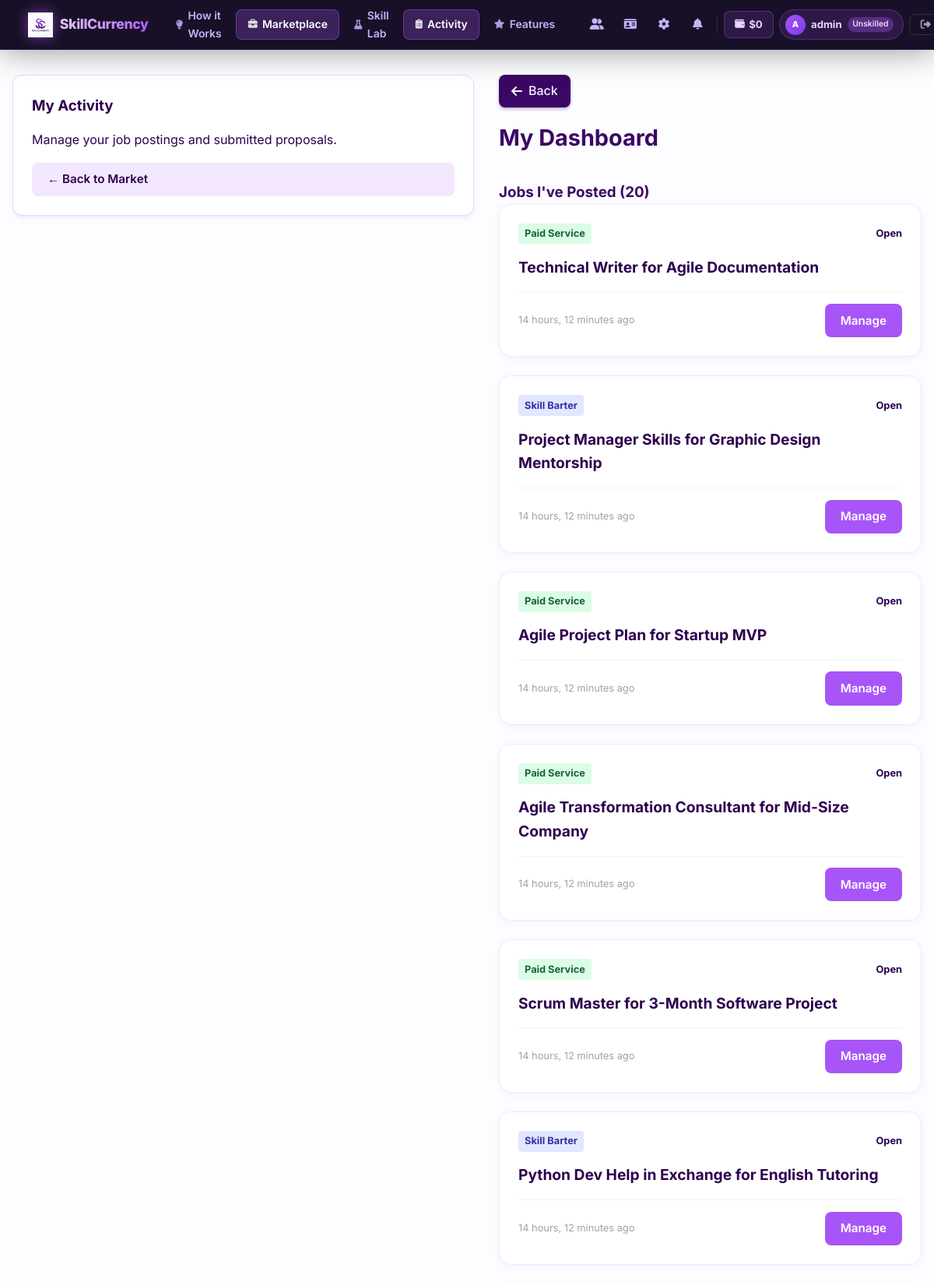
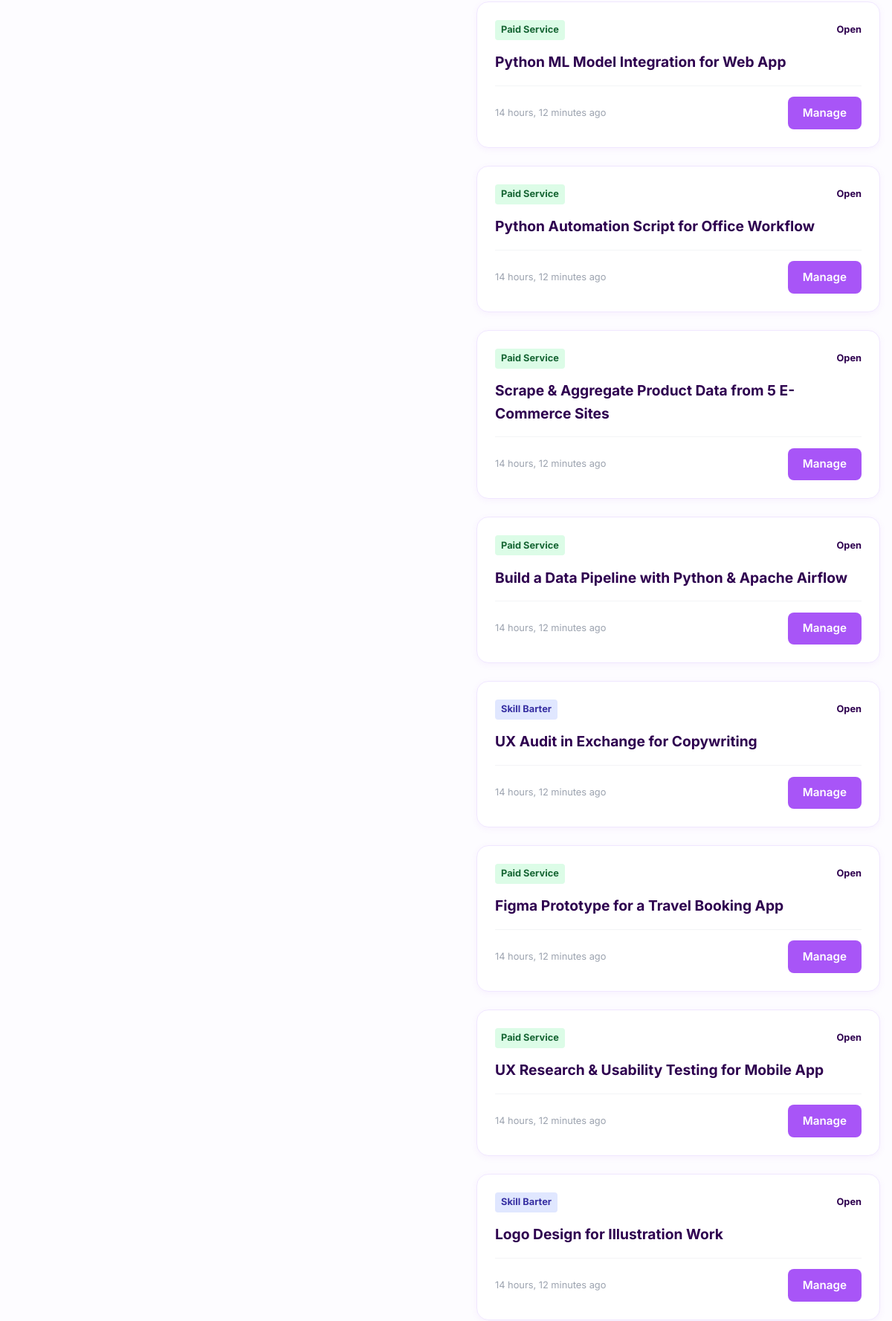
/marketplace/activity/ (signed in, upper part), run on the app's committed database (2 pictures, top to bottom).
### accounts/models.py (models this page shows, shortened)
class CustomUser(AbstractUser):
    ROLE_CHOICES = (
        ('Unskilled', 'Unskilled'),
        ('Skilled', 'Skilled'),
        ('Buyer', 'Buyer'),
    )
    VERIFICATION_CHOICES = (
        ('Unverified', 'Unverified'),
        ('Pending', 'Pending'),
        ('Approved', 'Approved'),
        ('Rejected', 'Rejected'),
    )
    role = models.CharField(max_length=20, choices=ROLE_CHOICES, default='Unskilled')
    nid_tin_number = models.CharField(max_length=50, blank=True, null=True)
    is_identity_verified = models.BooleanField(default=False)
    wallet_balance = models.DecimalField(max_digits=10, decimal_places=2, default=0.00)
    rating = models.DecimalField(max_digits=3, decimal_places=1, default=4.9) # Mock default for search
    id_document = models.FileField(upload_to='identity_docs/', blank=True, null=True)
    verification_status = models.CharField(max_length=20, choices=VERIFICATION_CHOICES, default='Unverified')
    avatar = models.ImageField(upload_to='avatars/', blank=True, null=True)
    bio = models.TextField(blank=True, null=True)
    user_uid = models.CharField(max_length=20, unique=True, blank=True, null=True)

class JobPost(models.Model):
    INTERACTION_CHOICES = [
        ('Paid Service', 'Paid Service'),
        ('Skill Barter', 'Skill Barter'),
    ]
    STATUS_CHOICES = [
        ('Open', 'Open'),
        ('In Progress', 'In Progress'),
        ('Completed', 'Completed'),
    ]
    author = models.ForeignKey(CustomUser, on_delete=models.CASCADE, related_name='posted_jobs')
    title = models.CharField(max_length=255)
    description = models.TextField()
    category = models.ForeignKey(SkillCategory, on_delete=models.SET_NULL, null=True)
    interaction_type = models.CharField(max_length=20, choices=INTERACTION_CHOICES)
    budget_or_terms = models.CharField(max_length=255) # e.g. "$500" or "I will design your logo if you build my website"
    status = models.CharField(max_length=20, choices=STATUS_CHOICES, default='Open')
    created_at = models.DateTimeField(auto_now_add=True)

### accounts/views.py (the view)
# urls.py: path('marketplace/activity/', views.my_activity, name='my_activity'),
@login_required
def my_activity(request):
    posted_jobs = request.user.posted_jobs.all().order_by('-created_at')
    submitted_proposals = request.user.submitted_proposals.all().order_by('-created_at')
    return render(request, 'accounts/my_activity.html', {
        'posted_jobs': posted_jobs,
        'submitted_proposals': submitted_proposals
    })

### accounts/context_processors.py (called while the page is built)
def notifications_processor(request):
    if request.user.is_authenticated:
        unread_notifications = request.user.notifications.filter(is_read=False).order_by('-created_at')
        all_notifications = request.user.notifications.all().order_by('-created_at')[:10]
        return {
            'unread_notifications_count': unread_notifications.count(),
            'notifications': all_notifications,
        }
    return {
        'unread_notifications_count': 0,
        'notifications': [],
    }

### accounts/templates/accounts/my_activity.html (shortened to what this page needs)
{% extends 'accounts/base.html' %}
{% load static %}
{% block content %}
<div class="marketplace-layout">
    <div class="marketplace-sidebar">
        <h3>My Activity</h3>
        <p class="text-sm">Manage your job postings and submitted proposals.</p>
        <div class="mt-4">
            <a href="{% url 'marketplace_feed' %}" class="btn btn-secondary btn-block">&larr; Back to Market</a>
        </div>
    </div>
    <div class="marketplace-main">
        {% include 'accounts/includes/back_button.html' %}
        <div class="marketplace-header">
            <h2 style="color: #3b0764;">My Dashboard</h2>
        </div>
        {% if user.role != 'Skilled' %}
            <div class="activity-section mb-5">
                <h3 style="color: #3b0764;">Jobs I've Posted ({{ posted_jobs.count }})</h3>
                <div class="job-grid">
                    {% for job in posted_jobs %}
                        <div class="job-card" style="width: 100%; grid-column: 1 / -1;">
                            <div class="job-card-header">
                                <span class="job-type {% if job.interaction_type == 'Paid Service' %}type-paid{% else %}type-barter{% endif %}">{{ job.interaction_type }}</span>
                                <span class="status-pill {% if job.status == 'Open' %}status-progress{% else %}status-pending{% endif %}">{{ job.status }}</span>
                            </div>
                            <h3 class="job-title" style="color: #3b0764;"><a href="{% url 'job_detail' job.id %}">{{ job.title }}</a></h3>
                            <div class="job-card-footer mt-3 mb-3">
                                <span class="job-date">{{ job.created_at|timesince }} ago</span>
                                <a href="{% url 'job_detail' job.id %}" class="btn btn-purple btn-sm">Manage</a>
                            </div>
                        </div>
                    {% empty %}
                        <p class="text-sm text-gray">You haven't posted any jobs yet.</p>
                    {% endfor %}
                </div>
            </div>
        {% endif %}
    </div>
</div>
{% endblock %}

### accounts/templates/accounts/base.html (shortened to what this page needs)
<!DOCTYPE html>
<html lang="en">
<head>
    {% load static %}
    <link rel="stylesheet" href="https://cdnjs.cloudflare.com/ajax/libs/font-awesome/6.4.0/css/all.min.css">
    <link rel="stylesheet" href="{% static 'css/style.css' %}">
</head>
<body>
    <header id="main-header">
    <a href="{% url 'landing_page' %}" class="nb-logo">
        <img src="{% static 'images/logo.png' %}" alt="SkillCurrency">
        <span class="nb-logo-text">SkillCurrency</span>
    </a>
    <nav class="nb-center">
        <a href="{% url 'landing_page' %}#how-it-works" class="nb-link"><i class="fas fa-lightbulb"></i> How it Works</a>
        <a href="{% url 'marketplace_feed' %}" class="nb-link"><i class="fas fa-briefcase"></i> Marketplace</a>
        {% if user.is_authenticated %}
        <a href="{% url 'skill_lab_dashboard' %}" class="nb-link"><i class="fas fa-flask"></i> Skill Lab</a>
        <a href="{% url 'my_activity' %}" class="nb-link"><i class="fas fa-clipboard-list"></i> Activity</a>
        {% endif %}
        <a href="{% url 'landing_page' %}#features" class="nb-link"><i class="fas fa-star"></i> Features</a>
    </nav>
    <div class="nb-right">
        {% if user.is_authenticated %}
            <a href="{% url 'user_search' %}" class="nb-icon" title="Find Users"><i class="fas fa-user-friends"></i></a>
            <a href="{% url 'identity_vault' %}" class="nb-icon {% if user.is_identity_verified %}nb-verified{% endif %}" title="Identity Vault">
                <i class="fas fa-id-card"></i>
            </a>
            <a href="{% url 'settings_page' %}" class="nb-icon" title="Settings"><i class="fas fa-cog"></i></a>
            <div class="nb-notif-wrap">
                <button class="nb-icon" id="notif-toggle" title="Notifications">
                    <i class="fas fa-bell"></i>
                </button>
            </div>
            <a href="{% url 'financial_hub' %}" class="nb-wallet" title="Financial Hub">
                <i class="fas fa-wallet"></i>
                <span>${{ user.wallet_balance|floatformat:0 }}</span>
            </a>
            <a href="{% url 'public_profile' user.username %}" class="nb-chip">
                {% if user.avatar %}<img src="{{ user.avatar.url }}" alt="{{ user.username }}" class="nb-chip-avatar">
                {% else %}<div class="nb-chip-ph">{{ user.username|make_list|first|upper }}</div>{% endif %}
                <span class="nb-chip-name">{{ user.username }}</span>
                <span class="nb-chip-role">{{ user.role }}</span>
            </a>
            <a href="{% url 'logout' %}" class="nb-signout" title="Sign Out"><i class="fas fa-sign-out-alt"></i></a>
        {% else %}
            <a href="{% url 'signin' %}" class="nb-signin"><i class="fas fa-sign-in-alt"></i> Sign In</a>
            <a href="{% url 'signup' %}" class="nb-getstarted"><i class="fas fa-rocket"></i> Get Started</a>
        {% endif %}
    </div>
    </header>
    <main>
        {% block content %}
        {% endblock %}
    </main>
</body>
</html>

### static/css/style.css (style rules this page uses)
:root { --bg-light: #fdfcff; --bg-light-purple: #f3e8ff; --bg-dark-purple: #2e004f; --primary-accent: #a855f7; --primary-accent-hover: #9333ea; --text-dark: #2e004f; --text-light: #ffffff; --border-color: #e9d5ff; --shadow-sm: 0 4px 6px -1px rgba(168, 85, 247, 0.1), 0 2px 4px -1px rgba(168, 85, 247, 0.06); --shadow-md: 0 10px 15px -3px rgba(168, 85, 247, 0.1), 0 4px 6px -2px rgba(168, 85, 247, 0.05); }
* { box-sizing: border-box; margin: 0; padding: 0; }
html { scroll-behavior: smooth; }
body { background-color: var(--bg-light); color: var(--text-dark); font-family: 'Inter', sans-serif; line-height: 1.6; overflow-x: hidden; }
header { background-color: var(--bg-light); padding: 1.5rem 5%; display: flex; justify-content: space-between; align-items: center; border-bottom: 1px solid var(--bg-light-purple); position: sticky; top: 0; z-index: 1000; }
.btn { background-color: var(--primary-accent); color: var(--text-light) !important; border: none; padding: 0.75rem 1.5rem; border-radius: 8px; cursor: pointer; font-size: 1rem; font-weight: 600; transition: all 0.3s ease; text-decoration: none; display: inline-block; }
.btn-secondary { background-color: var(--bg-light-purple); color: var(--text-dark) !important; }
.btn-purple { background-color: #a855f7; color: white; border: none; }
.marketplace-layout { display: flex; gap: 2rem; max-width: 1200px; margin: 2rem auto; padding: 0 1rem; }
.marketplace-sidebar { flex: 1; background: white; border: 1px solid var(--border-color); border-radius: 12px; padding: 1.5rem; box-shadow: var(--shadow-sm); height: fit-content; }
.marketplace-main { flex: 3; }
.marketplace-header { margin-bottom: 2rem; }
.marketplace-header h2 { margin-bottom: 0.5rem; font-size: 1.8rem; }
.job-grid { display: grid; grid-template-columns: repeat(auto-fill, minmax(300px, 1fr)); gap: 1.5rem; }
.job-card { background: white; border: 1px solid var(--border-color); border-radius: 12px; padding: 1.5rem; box-shadow: var(--shadow-sm); display: flex; flex-direction: column; }
.job-card-header { display: flex; justify-content: space-between; margin-bottom: 1rem; font-size: 0.8rem; font-weight: bold; }
.job-type { padding: 0.2rem 0.5rem; border-radius: 4px; }
.type-paid { background: #dcfce7; color: #166534; }
.type-barter { background: #e0e7ff; color: #3730a3; }
.job-title { font-size: 1.2rem; margin-bottom: 1rem; }
.job-title a { color: var(--text-dark); text-decoration: none; }
.job-card-footer { margin-top: auto; padding-top: 1rem; border-top: 1px solid #f3f4f6; display: flex; justify-content: space-between; align-items: center; }
.job-date { font-size: 0.8rem; color: #9ca3af; }
.btn { display: inline-flex; align-items: center; justify-content: center; gap: 0.5rem; padding: 0.6rem 1.25rem; font-weight: 600; border-radius: 8px; transition: all 0.2s ease; cursor: pointer; text-decoration: none; border: none; font-family: inherit; font-size: 0.95rem; }
.btn-purple { background: var(--primary-accent); color: white; }
.btn-block { display: block; width: 100%; }
.marketplace-layout { display: flex; gap: 2rem; align-items: flex-start; margin-top: 2rem; }
.marketplace-sidebar { width: 260px; flex-shrink: 0; display: flex; flex-direction: column; gap: 1rem; position: sticky; top: 80px; }
.marketplace-main { flex: 1; min-width: 0; }
.job-grid { display: grid; grid-template-columns: repeat(auto-fill, minmax(300px, 1fr)); gap: 1.5rem; margin-bottom: 2rem; }
.job-card { background: white; border: 1px solid #f0e7ff; border-radius: 16px; padding: 1.5rem; box-shadow: 0 2px 8px rgba(168,85,247,0.07); display: flex; flex-direction: column; transition: transform 0.2s, box-shadow 0.2s; position: relative; overflow: hidden; }
.job-card::before { content: ''; position: absolute; top: 0; left: 0; right: 0; height: 3px; background: linear-gradient(90deg, #a855f7, #7c3aed); opacity: 0; transition: opacity 0.2s; }
.job-card-header { display: flex; align-items: center; flex-wrap: wrap; gap: 0.4rem; margin-bottom: 0.9rem; }
.job-card-footer { margin-top: auto; padding-top: 0.9rem; border-top: 1px solid #f3f4f6; display: flex; justify-content: space-between; align-items: center; }

### data on the page
CustomUser: wallet_balance "0", username|make_list "A", username "admin", role "Unskilled"
JobPost: interaction_type "Paid Service", status "Open", title "Technical Writer for Agile Documentation", created_at "14 hours, 12 minutes"
JobPost: interaction_type "Skill Barter", status "Open", title "Project Manager Skills for Graphic Design Mentorship", created_at "14 hours, 12 minutes"
JobPost: interaction_type "Paid Service", status "Open", title "Agile Project Plan for Startup MVP", created_at "14 hours, 12 minutes"
JobPost: interaction_type "Paid Service", status "Open", title "Agile Transformation Consultant for Mid-Size Company", created_at "14 hours, 12 minutes"
JobPost: interaction_type "Paid Service", status "Open", title "Scrum Master for 3-Month Software Project", created_at "14 hours, 12 minutes"
JobPost: interaction_type "Skill Barter", status "Open", title "Python Dev Help in Exchange for English Tutoring", created_at "14 hours, 12 minutes"
JobPost: interaction_type "Paid Service", status "Open", title "Python ML Model Integration for Web App", created_at "14 hours, 12 minutes"
JobPost: interaction_type "Paid Service", status "Open", title "Python Automation Script for Office Workflow", created_at "14 hours, 12 minutes"
JobPost: interaction_type "Paid Service", status "Open", title "Scrape & Aggregate Product Data from 5 E-Commerce Sites", created_at "14 hours, 12 minutes"
JobPost: interaction_type "Paid Service", status "Open", title "Build a Data Pipeline with Python & Apache Airflow", created_at "14 hours, 12 minutes"
JobPost: interaction_type "Skill Barter", status "Open", title "UX Audit in Exchange for Copywriting", created_at "14 hours, 12 minutes"
JobPost: interaction_type "Paid Service", status "Open", title "Figma Prototype for a Travel Booking App", created_at "14 hours, 12 minutes"
JobPost: interaction_type "Paid Service", status "Open", title "UX Research & Usability Testing for Mobile App", created_at "14 hours, 12 minutes"
JobPost: interaction_type "Skill Barter", status "Open", title "Logo Design for Illustration Work", created_at "14 hours, 12 minutes"

### other printed values
{{ posted_jobs.count }} "20"
